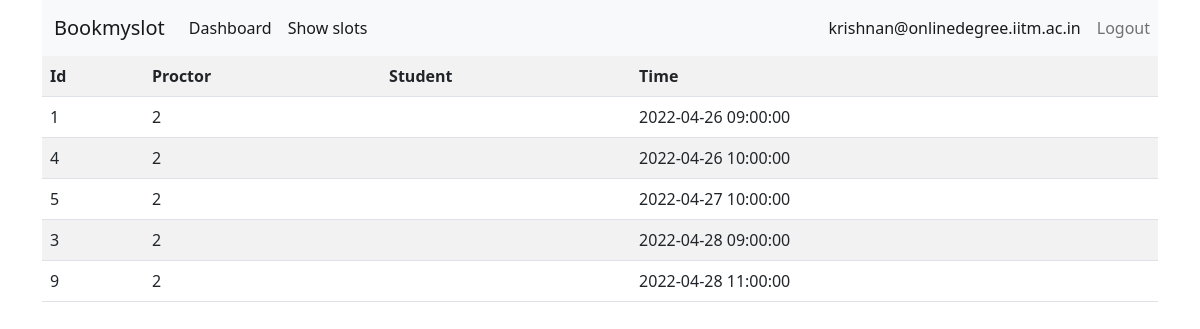
/ (signed in), run on an earlier commit of the app's database.
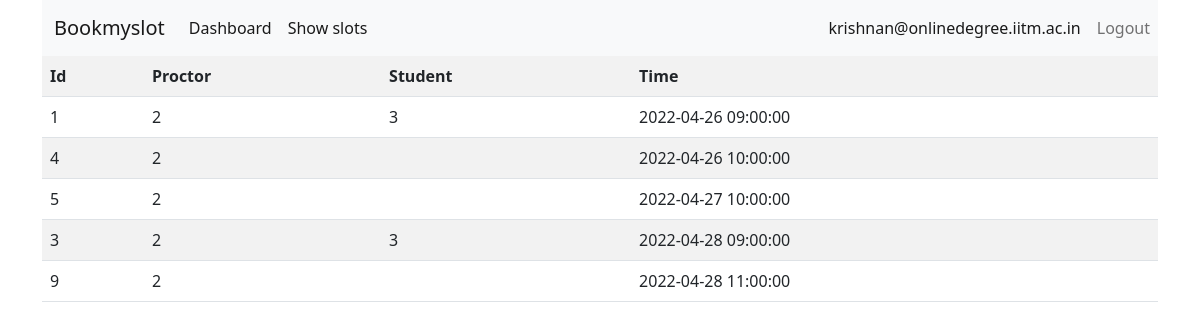
And on a later commit of the database.
### tables this page shows
CREATE TABLE slot (
    id INTEGER PRIMARY KEY AUTOINCREMENT,
    proctor INTEGER,
    student INTEGER,
    time TIMESTAMP NOT NULL UNIQUE,
    FOREIGN KEY (proctor) REFERENCES user (id),
    FOREIGN KEY (student) REFERENCES user (id)
);

### bookmyslot/booking.py (the view)
@bp.route('/')
@login_required
def index():
    db = get_db()
    slots = db.execute('SELECT * FROM slot ORDER BY time').fetchall()
    return render_template('booking/index.html', slots=slots)

### bookmyslot/auth.py (called while the page is built)
@bp.before_app_request
def load_logged_in_user():
    user_id = session.get('user_id')
    if user_id is None:
        g.user = None
    else:
        g.user = get_db().execute(
            'SELECT * FROM user WHERE id = ?', (user_id,)
        ).fetchone()

def login_required(view):
    @functools.wraps(view)
    def wrapped_view(**kwargs):
        if g.user is None:
            return redirect(url_for('auth.login'))
        return view(**kwargs)
    return wrapped_view

### bookmyslot/db.py (called while the page is built)
def get_db():
    if 'db' not in g:
        g.db = sqlite3.connect(current_app.config['DATABASE'],
                               detect_types=sqlite3.PARSE_DECLTYPES)
        g.db.row_factory = sqlite3.Row
    return g.db

### bookmyslot/templates/booking/index.html (shortened to what this page needs)
{% extends 'base.html' %}
{% block content %}
<table class="table table-striped">
  <tr>
    <th scope="col">Id</th>
    <th scope="col">Proctor</th>
    <th scope="col">Student</th>
    <th scope="col">Time</th>
  </tr>
{% for slot in slots %}
{% if slot['proctor'] == g.user['id'] or slot['student'] == g.user['id'] or g.user['role'] == 'admin' %}
  <tr>
    <td>{{ slot['id'] }}</td>
    <td>{{ slot['proctor'] }}</td>
    <td>{{ slot['student'] }}</td>
    <td>{{ slot['time'] }}</td>
  </tr>
{% endif %}
{% endfor %}
</table>
{% endblock content %}

What changed in the data, as far as the page shows it:
changed slot id 1: student (not shown) → "3"
changed slot id 3: student (not shown) → "3"
